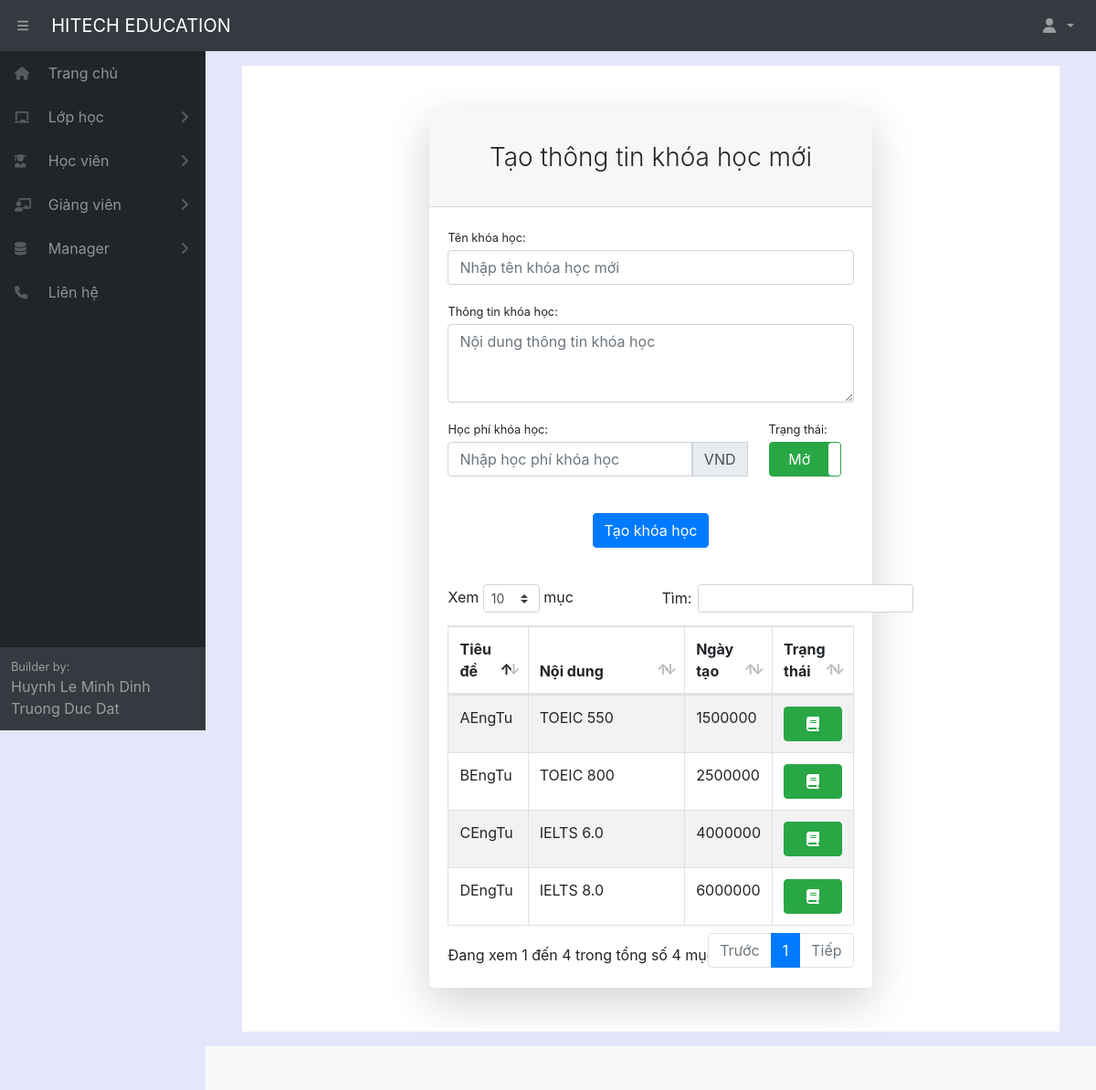
The page /createunit/ (signed in) on the database its author committed.
### home/models.py (models this page shows, shortened)
class Unit(models.Model):
    fullname = models.CharField(max_length=100, verbose_name="Tên khóa học")
    infomation = models.CharField(max_length=1000, blank=True, null=True, verbose_name="Thông tin khóa học")
    fee = models.IntegerField(default=0, verbose_name="Học phí khóa học")
    active = models.BooleanField(default=True, verbose_name="Trạng thái")
    class Meta:
        ordering =["fullname"]
        verbose_name_plural = "Khóa học"

### home/decorators.py (the view)
        def wrapper_func(request, *args, **kwargs):
            group = None
            if request.user.groups.exists():
                group = request.user.groups.all()[0].name
            if group in allowed_roles:
                return view_func(request, *args, **kwargs)
            else:
                return redirect('errorrole')

### home/forms.py
class CreateUnitForm(ModelForm):
    class Meta:
        model = Unit
        fields = '__all__'

### home/views.py (called while the page is built)
@login_required(login_url='login')
@allowed_users(allowed_roles=['admin'])
def createUnit(request):
    form = CreateUnitForm()
    unit = Unit.objects.all()
    if request.method == 'POST':
        form = CreateUnitForm(request.POST)
        if form.is_valid():
            form.save()
    context={'form':form,'unit':unit}
    return render(request,'manager/createUnit.html',context)

### home/templates/manager/createUnit.html (shortened to what this page needs)
{% extends "pages/base.html" %}
{% block content %}
{% load static %}
<div class="container" style="padding-bottom: 3em;">
    <div class="row justify-content-center">
        <div class="col-xl-7 col-lg-9 col-md-12">
            <div class="card shadow-lg border-0 rounded-lg mt-5">
                <div class="card-header">
                    <h3 class="text-center font-weight-light my-4">Tạo thông tin khóa học mới</h3>
                </div>
                <div class="card-body">
                    <form action="" method="POST">
                        <div class="row">
                            <div class="col-lg-12 col-md-12">
                                <label class="small mb-1" for="id_fullname">Tên khóa học:</label>
                                <div class="form-group">
                                    <input class="form-control" type="text" name="fullname" maxlength="100" required=""
                                        id="id_fullname" placeholder="Nhập tên khóa học mới">
                                </div>
                            </div>
                            <div class="col-lg-12 col-md-12">
                                <label class="small mb-1" for="id_infomation">Thông tin khóa học:</label>
                                <div class="form-group">
                                    <textarea class="form-control" required name="infomation" maxlength="1000"
                                        id="id_infomation" rows="3"
                                        placeholder="Nội dung thông tin khóa học"></textarea>
                                </div>
                            </div>
                            <div class="col-lg-9 col-md-12">
                                <label class="small mb-1" for="id_fee">Học phí khóa học:</label>
                                <div class="form-group input-group">
                                    <input class="form-control" type="text" name="fee" maxlength="100" required=""
                                        id="id_fee" placeholder="Nhập học phí khóa học">
                                    <div class="input-group-prepend">
                                        <span class="input-group-text">VND</span>
                                    </div>
                                </div>
                            </div>
                            <div class="col-lg-3 col-md-12">
                                <label class="small mb-1" for="id_active">Trạng thái:</label>
                                <div class="form-group">
                                </div>
                            </div>
                        </div>
                        <div class="form-group d-flex align-items-center justify-content-between mt-4 mb-0">
                            <input class="btn btn-primary" type="submit" value="Tạo khóa học"
                                style="margin-left: auto; margin-right: auto;">
                        </div>
                    </form>
                </div>
                <div class="card-body">
                    <table id="example" class="table table-striped table-bordered" style="width:100%">
                        <thead>
                            <tr>
                                <th style="width: 20%;">Tiêu đề</th>
                                <th style="width: 45%;">Nội dung</th>
                                <th style="width: 15%;">Ngày tạo</th>
                                <th style="width: 10%;">Trạng thái</th>
                            </tr>
                        </thead>
                        <tbody>
                            {% for i in unit %}
                            <tr>
                                <td>{{i.fullname}}</td>
                                <td>{{i.infomation}}</td>
                                <td>{{i.fee}}</td>
                                <td>
                                    {% if i.active %}
                                    <a class="btn btn-success" href="/editinformationunit/{{i.pk}}" style="width: 100%;">
                                        <i class="fas fa-book" style="color: white;"></i></a>
                                    {% else %}
                                    <a class="btn btn-danger" href="/editinformationunit/{{i.pk}}" style="width: 100%;">
                                        <i class="fas fa-times" style="color: white;"></i></a>
                                    {% endif %}
                                </td>
                            </tr>
                            {% endfor %}
                        </tbody>
                    </table>
                </div>
            </div>
        </div>
    </div>
</div>
{% endblock content %}

### rows shown on the page
Unit: fullname "AEngTu", infomation "TOEIC 550", fee "1500000", {{ i.pk }} 1 (drawn)
Unit: fullname "BEngTu", infomation "TOEIC 800", fee "2500000"
Unit: fullname "CEngTu", infomation "IELTS 6.0", fee "4000000"
Unit: fullname "DEngTu", infomation "IELTS 8.0", fee "6000000"
